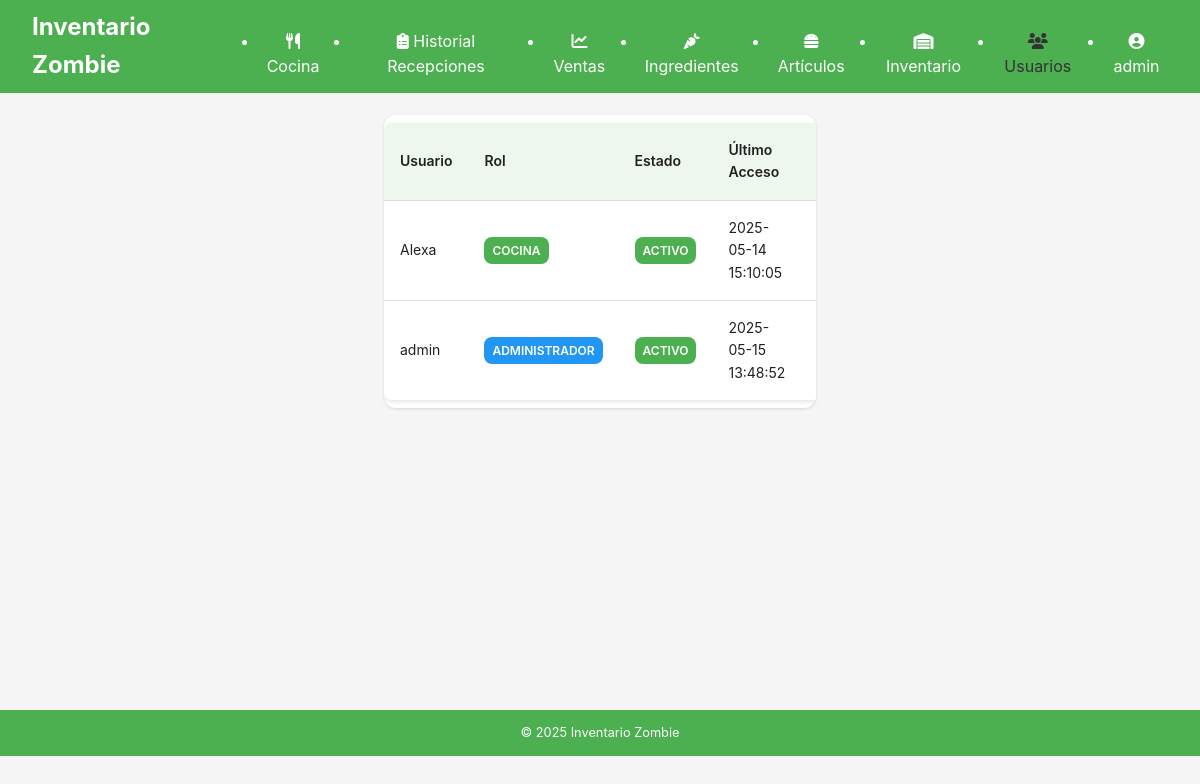
/auth/usuarios (signed in), run on an earlier commit of the app's database.
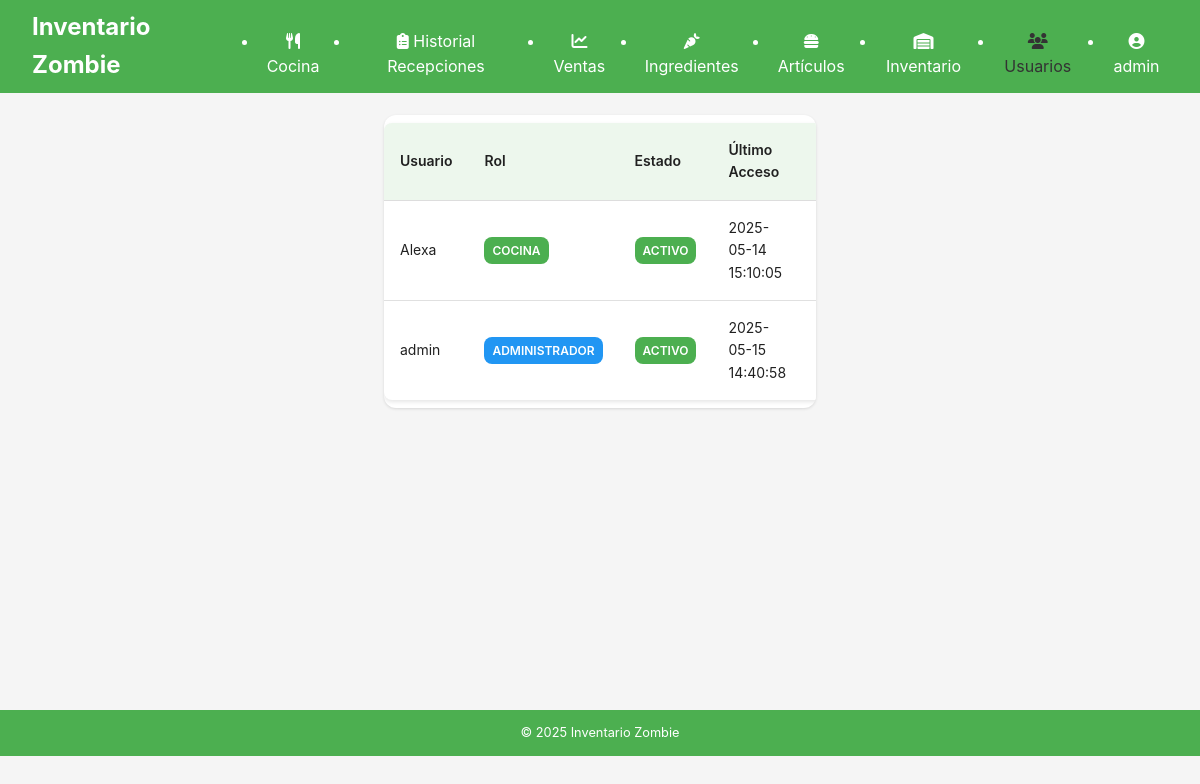
And on a later commit of the database.
### tables this page shows
CREATE TABLE Usuarios (
        id INTEGER PRIMARY KEY AUTOINCREMENT,
        nombre TEXT NOT NULL UNIQUE,
        contrasena_hash TEXT NOT NULL,
        pin TEXT,
        rol TEXT NOT NULL,
        activo BOOLEAN NOT NULL DEFAULT 1,
        fecha_creacion TEXT NOT NULL,
        ultimo_acceso TEXT,
        intentos_fallidos INTEGER DEFAULT 0
    );

### routes/auth.py (the view)
@auth_bp.route('/usuarios')
@login_required
@admin_required
def lista_usuarios():
    conn = get_db_connection()
    usuarios = conn.execute('SELECT * FROM Usuarios ORDER BY nombre').fetchall()
    conn.close()
    return render_template('auth/usuarios.html', usuarios=usuarios)

### app.py (called while the page is built)
@login_manager.user_loader
def load_user(user_id):
    from routes.auth import User
    return User.get_by_id(user_id)

@app.template_global()
def now():
    return datetime.datetime.now()

@app.after_request
def add_cors_headers(response):
    response.headers.add('Access-Control-Allow-Origin', '*')
    response.headers.add('Access-Control-Allow-Headers', 'Content-Type,Authorization')
    response.headers.add('Access-Control-Allow-Methods', 'GET,PUT,POST,DELETE,OPTIONS')
    return response

### database.py (called while the page is built)
def get_db_connection():
    try:
        from flask import current_app
        db_path = current_app.config['DATABASE']
    except RuntimeError:
        import os
        root_dir = os.path.dirname(os.path.dirname(os.path.abspath(__file__)))
        db_path = os.path.join(root_dir, 'instance', 'inventario_zombie.sqlite')
        print(f"Connecting to database at: {db_path}")
    conn = sqlite3.connect(db_path, detect_types=sqlite3.PARSE_DECLTYPES)
    conn.row_factory = sqlite3.Row
    return conn

### templates/auth/usuarios.html (shortened to what this page needs)
{% extends "layout.html" %}
{% block content %}
<div class="users-container">
    <div class="users-header">
        <h2>Gestión de Usuarios</h2>
        <a href="{{ url_for('auth.nuevo_usuario') }}" class="btn btn-new">
        </a>
    </div>
    <div class="users-table-container">
        <table class="users-table">
            <thead>
                <tr>
                    <th>Usuario</th>
                    <th>Rol</th>
                    <th>Estado</th>
                    <th>Último Acceso</th>
                    <th>Intentos Fallidos</th>
                </tr>
            </thead>
            <tbody>
                {% for usuario in usuarios %}
                <tr>
                    <td data-label="Usuario">{{ usuario.nombre }}</td>
                    <td data-label="Rol">
                        {% if usuario.rol == 'admin' %}
                        <span class="badge badge-admin">Administrador</span>
                        {% else %}
                        <span class="badge badge-cocina">Cocina</span>
                        {% endif %}
                    </td>
                    <td data-label="Estado">
                        {% if usuario.activo %}
                        <span class="badge" style="background-color: var(--success-color); color: white;">Activo</span>
                        {% else %}
                        <span class="badge badge-inactive">Inactivo</span>
                        {% endif %}
                    </td>
                    <td data-label="Último Acceso">{{ usuario.ultimo_acceso if usuario.ultimo_acceso else 'Nunca' }}</td>
                    <td data-label="Intentos Fallidos" class="login-attempts">
                    </td>
                </tr>
                {% endfor %}
            </tbody>
        </table>
    </div>
</div>
{% endblock %}

### templates/layout.html (shortened to what this page needs)
<!DOCTYPE html>
<html lang="es">
<head>
    <link rel="stylesheet" href="{{ url_for('static', filename='css/main.css') }}">
    <link rel="stylesheet" href="https://cdnjs.cloudflare.com/ajax/libs/font-awesome/6.1.1/css/all.min.css">
</head>
<body>
    <header>
        <nav>
            <div class="logo">
                <a href="{{ url_for('index') }}">Inventario Zombie</a>
            </div>
            <ul class="nav-links">
                {% if current_user.is_authenticated %}
                    {% if current_user.rol == 'admin' %}
                        <li><a href="{{ url_for('recepciones_web.formulario') }}"><i class="fas fa-utensils"></i> Cocina</a></li>
                        <li><a href="{{ url_for('recepciones_web.historial') }}"><i class="fas fa-clipboard-list"></i> Historial Recepciones</a></li>
                        <li><a href="{{ url_for('ventas_web.lista') }}"><i class="fas fa-chart-line"></i> Ventas</a></li>
                        <li><a href="{{ url_for('ingredientes_web.index') }}"><i class="fas fa-carrot"></i> Ingredientes</a></li>
                        <li><a href="{{ url_for('articulos_web.index') }}"><i class="fas fa-hamburger"></i> Artículos</a></li>
                        <li><a href="{{ url_for('inventario_web.dashboard') }}"><i class="fas fa-warehouse"></i> Inventario</a></li>
                        <li><a href="{{ url_for('auth.lista_usuarios') }}"><i class="fas fa-users"></i> Usuarios</a></li>
                    {% elif current_user.rol == 'cocina' %}
                        <li><a href="{{ url_for('recepciones_web.formulario') }}"><i class="fas fa-utensils"></i> Recepción</a></li>
                        <li><a href="{{ url_for('recepciones_web.historial') }}"><i class="fas fa-clipboard-list"></i> Historial</a></li>
                    {% endif %}
                    <li class="user-menu">
                        <a href="#"><i class="fas fa-user-circle"></i> {{ current_user.nombre }}</a>
                    </li>
                {% else %}
                    <li><a href="{{ url_for('auth.login') }}"><i class="fas fa-sign-in-alt"></i> Iniciar Sesión</a></li>
                {% endif %}
            </ul>
        </nav>
    </header>
    <main class="container">
        {% block content %}{% endblock %}
    </main>
    <footer>
        <p>&copy; {{ now().year }} Inventario Zombie</p>
    </footer>
</body>
</html>

What changed in the data, as far as the page shows it:
changed Usuarios "admin": ultimo_acceso "2025-05-15 13:48:52" → "2025-05-15 14:40:58"
